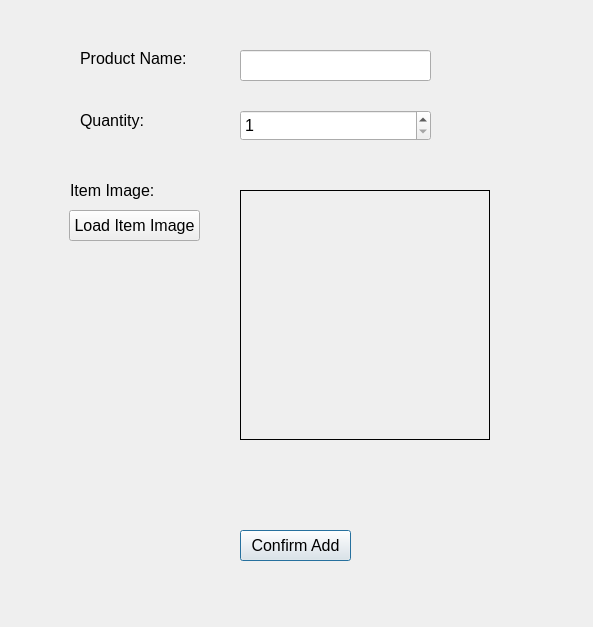
<?xml version="1.0" encoding="UTF-8"?>
<ui version="4.0">
 <class>AddItemDialog</class>
 <widget class="QDialog" name="AddItemDialog">
  <property name="geometry">
   <rect>
    <x>0</x>
    <y>0</y>
    <width>593</width>
    <height>627</height>
   </rect>
  </property>
  <property name="windowTitle">
   <string>Add Item</string>
  </property>
  <widget class="QLabel" name="label">
   <property name="geometry">
    <rect>
     <x>80</x>
     <y>50</y>
     <width>111</width>
     <height>16</height>
    </rect>
   </property>
   <property name="font">
    <font>
     <pointsize>12</pointsize>
    </font>
   </property>
   <property name="text">
    <string>Product Name:</string>
   </property>
  </widget>
  <widget class="QLabel" name="label_2">
   <property name="geometry">
    <rect>
     <x>80</x>
     <y>110</y>
     <width>81</width>
     <height>21</height>
    </rect>
   </property>
   <property name="font">
    <font>
     <pointsize>12</pointsize>
    </font>
   </property>
   <property name="text">
    <string>Quantity:</string>
   </property>
  </widget>
  <widget class="QLabel" name="label_3">
   <property name="geometry">
    <rect>
     <x>70</x>
     <y>180</y>
     <width>101</width>
     <height>21</height>
    </rect>
   </property>
   <property name="font">
    <font>
     <pointsize>12</pointsize>
    </font>
   </property>
   <property name="text">
    <string>Item Image:</string>
   </property>
  </widget>
  <widget class="QLineEdit" name="txtProductName">
   <property name="geometry">
    <rect>
     <x>240</x>
     <y>50</y>
     <width>191</width>
     <height>31</height>
    </rect>
   </property>
   <property name="font">
    <font>
     <pointsize>12</pointsize>
    </font>
   </property>
  </widget>
  <widget class="QSpinBox" name="sbQuantity">
   <property name="geometry">
    <rect>
     <x>240</x>
     <y>110</y>
     <width>191</width>
     <height>31</height>
    </rect>
   </property>
   <property name="font">
    <font>
     <pointsize>12</pointsize>
    </font>
   </property>
   <property name="minimum">
    <number>1</number>
   </property>
   <property name="maximum">
    <number>1000</number>
   </property>
  </widget>
  <widget class="QLabel" name="lblImage">
   <property name="geometry">
    <rect>
     <x>240</x>
     <y>190</y>
     <width>250</width>
     <height>250</height>
    </rect>
   </property>
   <property name="frameShape">
    <enum>QFrame::Panel</enum>
   </property>
   <property name="text">
    <string/>
   </property>
  </widget>
  <widget class="QPushButton" name="btnConfirmAdd">
   <property name="geometry">
    <rect>
     <x>240</x>
     <y>530</y>
     <width>111</width>
     <height>31</height>
    </rect>
   </property>
   <property name="font">
    <font>
     <pointsize>12</pointsize>
    </font>
   </property>
   <property name="text">
    <string>Confirm Add</string>
   </property>
  </widget>
  <widget class="QPushButton" name="btnLoadImage">
   <property name="geometry">
    <rect>
     <x>69</x>
     <y>210</y>
     <width>131</width>
     <height>31</height>
    </rect>
   </property>
   <property name="font">
    <font>
     <pointsize>12</pointsize>
    </font>
   </property>
   <property name="text">
    <string>Load Item Image</string>
   </property>
  </widget>
 </widget>
 <resources/>
 <connections/>
</ui>
